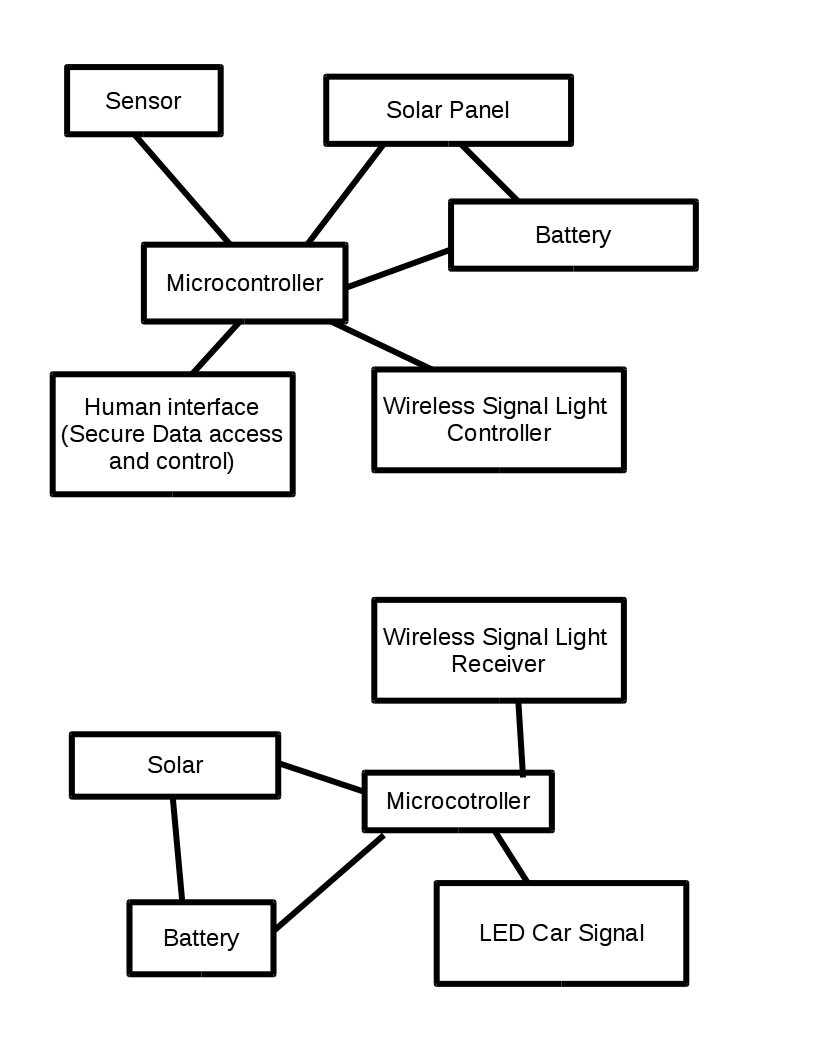
#> input picture img.jpg, 816 x 1056 px
$ python open.py   (Python 2 division)
#> lines starting #> are read from the running program, lines starting #| are printed output that depends on the picture
import cv2 as cv
import numpy as np

def subdivide(image, subdivision, topLevel = True, singleSubdivision = False, toreturn = {}):
    height, width = image.shape  # get width and height
    dictionary = {}

    if subdivision < 0:  # default case
        return;

    # check if the subdivision works
    if (width % (2 ** subdivision) == 0) and (height % (2 ** subdivision) == 0):
        y = 0
        x = 0

        chunkX = width / (2 ** subdivision)
        chunkY = height / (2 ** subdivision)

        indexX = 0  # for dictionary
        indexY = 0

        while y in range(0, height):

            while x in range(0, width):
                # check if x or y is greater than the resolution
                if (x + chunkX <= width) and (y + chunkY <= height):

                    imgdat = {}  # reset
                    # add to dictionary

                    imgdat["boundingbox"] = (x, y), (x + chunkX, y + chunkY)
                    imgdat["boundingpercent"] = \
                        ((x / width) * 100,  (y / height) * 100),\
                        (((x + chunkX) / width * 100), ((y + chunkY) / height * 100))
                    imgdat["imgdat"] = image[y:y + chunkY, x:x + chunkX]

                    dictionary[str(indexY) + "_" + str(indexX)] = imgdat  # nest data
                    indexX += 1
                x += chunkX  # next chunk on the x-axis
            y += chunkY  # next chunk on the y-axis
            x = 0  # reset x
            indexX = 0
            indexY += 1
    else:
        raise ValueError("Subdivision " + str(subdivision) + " is too high\n\
for an image of size " + str(width) + "x" + str(height))

    if topLevel:  # loop through all subdivisions
        i = subdivision + 1
        while i > 0:  # loop through each subdivision

            # go through each subdivision adding the dictionary each time
            toreturn[i - 1] = subdivide(image, i - 1, False, False, toreturn)
            i -= 1

        return toreturn  # final dictionary

    return dictionary


img = cv.imread('img.jpg', 0)
#> img is the input picture: shape (1056, 816); min 0, max 255, mean 238.3
print len(subdivide(img, 4)[1])
#> after the loop in subdivide, `while y in range(0, height):`: dictionary = 256 items; indexY = 16; y = 1056
#> after the loop in subdivide, `while i > 0:`: i = 0; toreturn = 5 items
#| 4
cv.imshow('title', subdivide(img, 4)[1]["0_0"]["imgdat"])
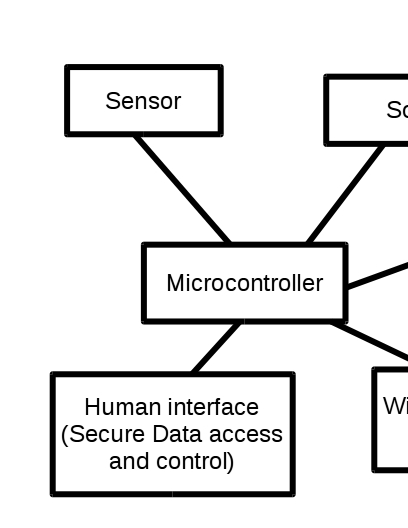
#> window 'title': shape (528, 408); min 0, max 255, mean 231.7
cv.waitKey(0)
cv.destroyAllWindows()
